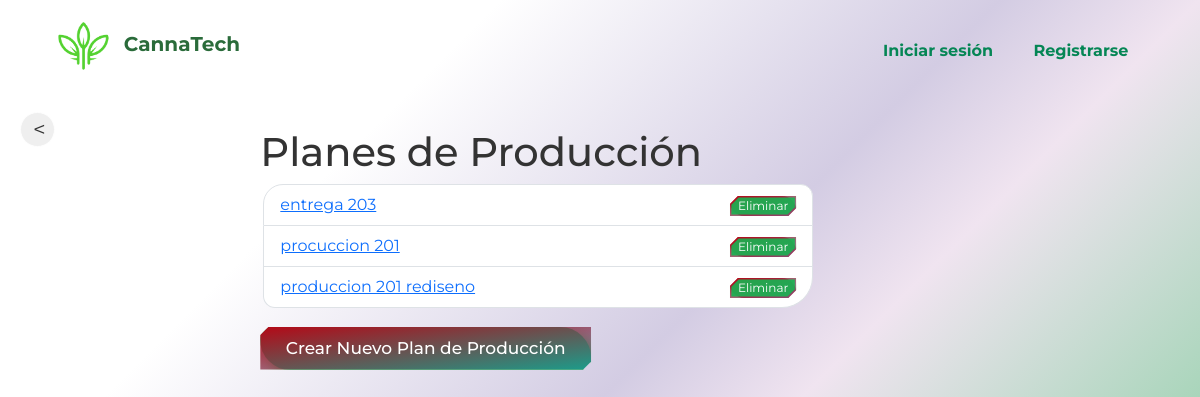
/planes-produccion/, run on an earlier commit of the app's database.
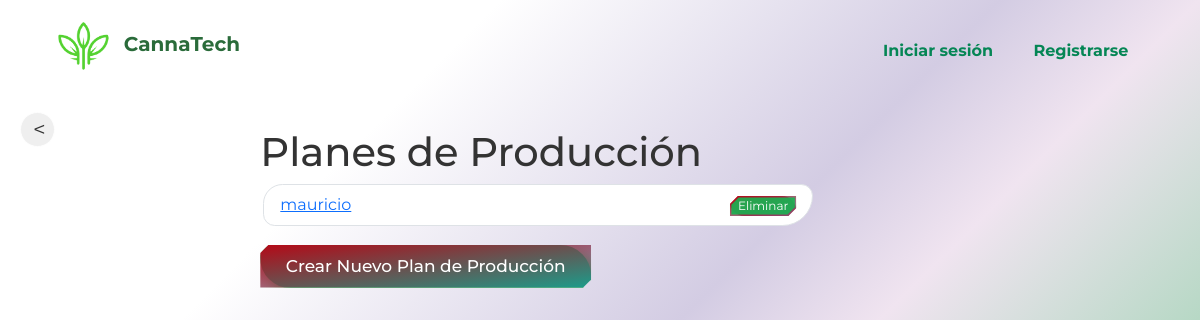
And on a later commit of the database.
### core/models.py (models this page shows, shortened)
class PlanProduccion(models.Model):
    nombre = models.CharField(max_length=100)
    fecha_inicio = models.DateField()
    fecha_fin = models.DateField()
    detalles = models.TextField()
    estado = models.CharField(max_length=20, choices=[('planificado', 'Planificado'), ('en_progreso', 'En Progreso'), ('completado', 'Completado')])

### core/views.py (the view)
# urls.py: path('planes-produccion/', views.lista_planes_produccion, name='lista_planes_produccion'),
def lista_planes_produccion(request):
    planes = PlanProduccion.objects.all()
    return render(request, 'core/lista_planes_produccion.html', {'planes': planes})

### core/templates/core/lista_planes_produccion.html (shortened to what this page needs)
{% extends 'core/base.html' %}
{% block content %}
<div class="row mt-3 mb-3">
    <input type="button" class="btn-prev" value="<" onClick="javascript:history.go(-1);">
    <div class="col-md-6 offset-md-2">
        <h1>Planes de Producción</h1>
        {% if planes %}
            <ul class="list-group">
                {% for plan in planes %}
                    <li class="list-group-item d-flex justify-content-between align-items-center">
                        <a href="{% url 'detalle_plan_produccion' plan.pk %}">{{ plan.nombre }}</a>
                        <form method="post" action="{% url 'eliminar_plan_produccion' plan.pk %}" style="display:inline;">
                            <button type="submit" class="btn3 btn-danger btn-sm custom-delete-button">Eliminar</button>
                        </form>
                    </li>
                {% endfor %}
            </ul>
        {% else %}
            <div class="alert alert-info" role="alert">
                No hay planes de producción disponibles.
            </div>
        {% endif %}
        <a href="{% url 'crear_plan_produccion' %}" class="btn4 btn-primary mt-3">Crear Nuevo Plan de Producción</a>
    </div>
</div>
{% endblock %}

What changed in the data, as far as the page shows it:
removed PlanProduccion: nombre "entrega 203"
removed PlanProduccion: nombre "procuccion 201"
removed PlanProduccion: nombre "produccion 201 rediseno"
added PlanProduccion: nombre "mauricio"
